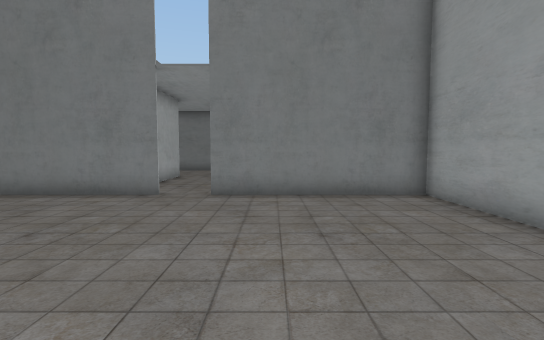
[1] (above)

16 first-person views from a walk through a scene from a Unity 3-D project. The camera is 1.3 m above the floor, tilts 4° down and sees 85° across. Doors are open. The floor is counted in squares, 1 m on a side. Each view is taken from the middle of a square. On the plan, view 1 faces up. The plan holds only what a view shows up to about 14 squares ahead; the rest is blank. The place goes on beyond the plan. The player is left out. Some animated figures are left out.

[2]
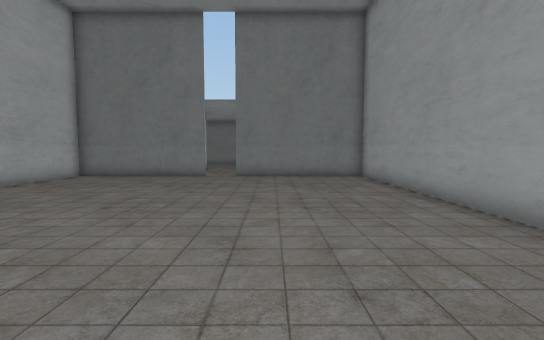

[3]
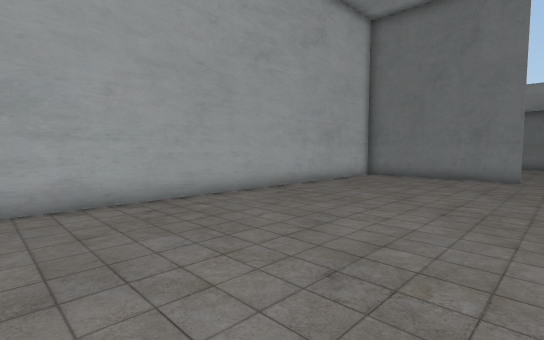

[4]
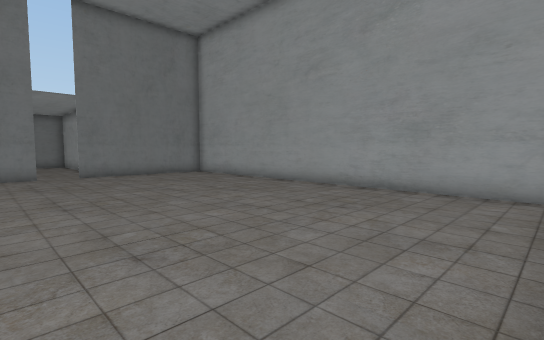

[5]
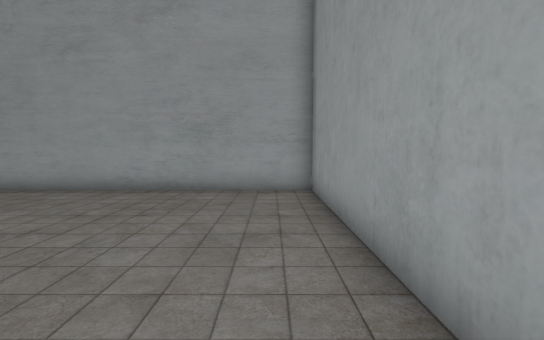

[6]
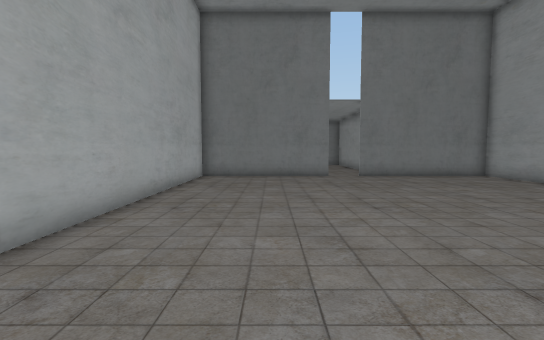

[7]
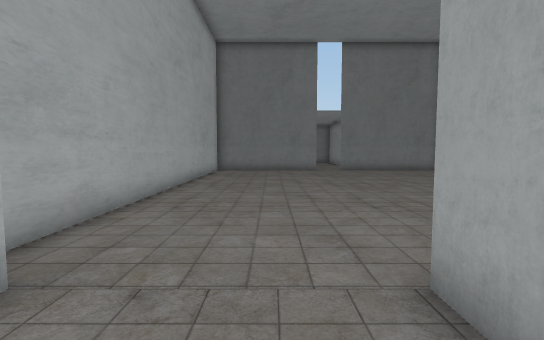

[8]
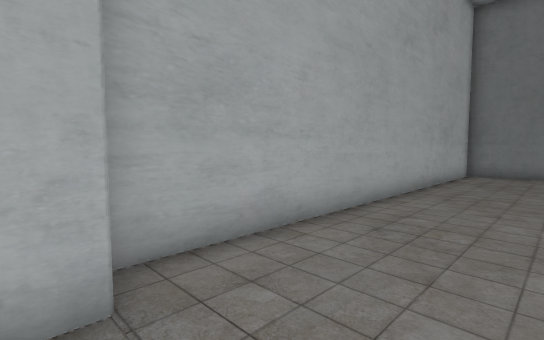

[9]
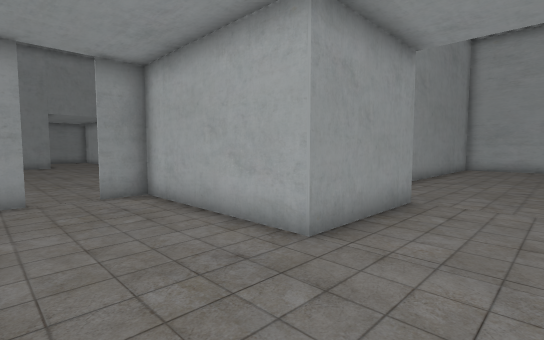

[10]
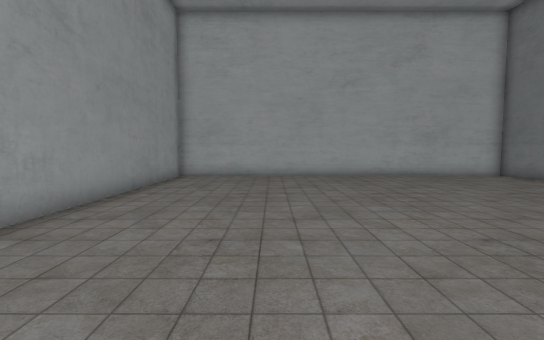

[11]
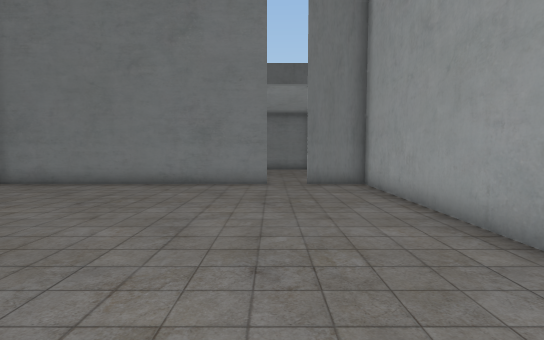

[12]
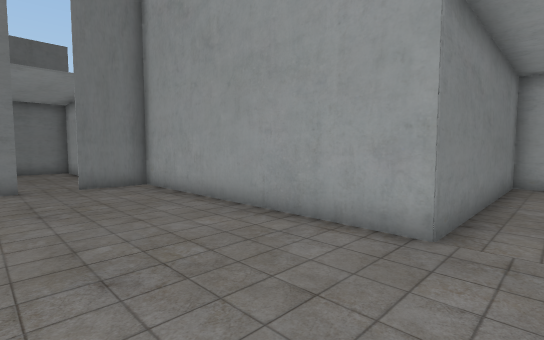

[13]
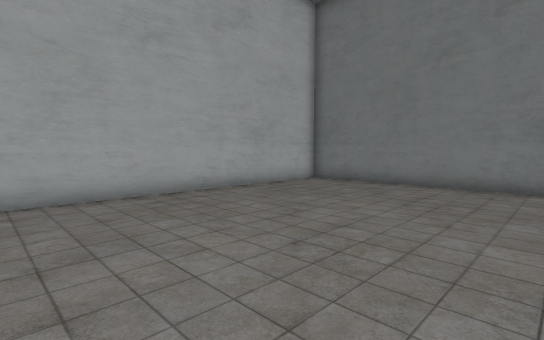

[14]
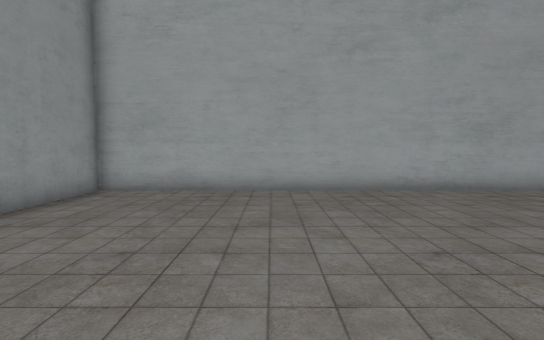

[15]
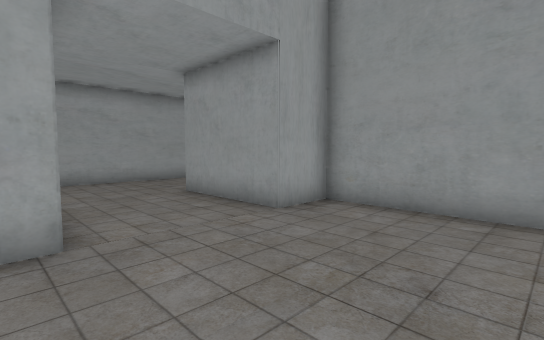

[16]
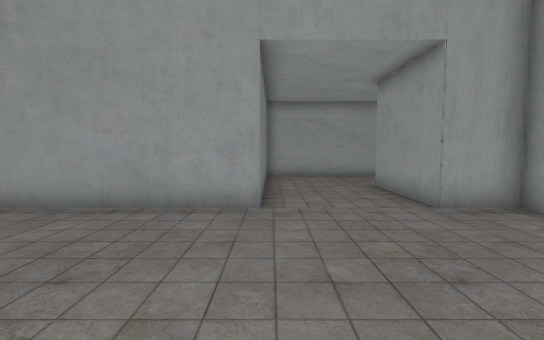

### Floor plan
Points are (right, up) in squares from view 1. A wall is a line through its corners. A room is listed if a view was taken in it or the views show most of it. See-through windows are left out.
Room 1 (views 1, 2, 3, 4, 5, 6, 7, 8)
walls: (-3.8, -7.3) (4.4, -7.3) (4.4, 8.4) (-1.8, 8.4); (-3.1, 8.4) (-9.4, 8.4) (-9.4, -7.1); (-4.5, -8.5) (-4.5, -7.2); (-8.5, -7.2) (-8.5, -8)
ways out: open door at (-2.5, 8.5) to room 2
Room 2 (views 9, 10, 11, 12, 13, 14, 15, 16)
walls: (-12.1, 28.1) (-22.3, 28.1) (-22.3, 12.5) (-8.5, 12.5) (-8.5, 14.3) (-4.5, 14.3) (-4.5, 8.5) (-3.2, 8.5); (-0.5, 12.1) (-0.5, 18.3) (-8.5, 18.3) (-8.5, 28.1) (-10.8, 28.1); (-1.8, 8.5) (-1.2, 8.5)
ways out: open door at (-2.5, 8.5) to room 1; open door at (-11.5, 28)

Positions as (right, up) in squares from view 1, and headings:
1: (0, 0), facing up
2: (0, -6), facing up
3: (-2, -6), facing up-left
4: (-5, -7), facing up-right
5: (-5, -6), facing right
6: (-6, -6), facing up
7: (-6, -10), facing up
8: (-6, -8), facing up-left
9: (-1, 17), facing down-left
10: (-8, 17), facing left
11: (-12, 17), facing up
12: (-13, 17), facing up-right
13: (-14, 17), facing up-left
14: (-13, 18), facing left
15: (-13, 19), facing down-right
16: (-15, 18), facing right
